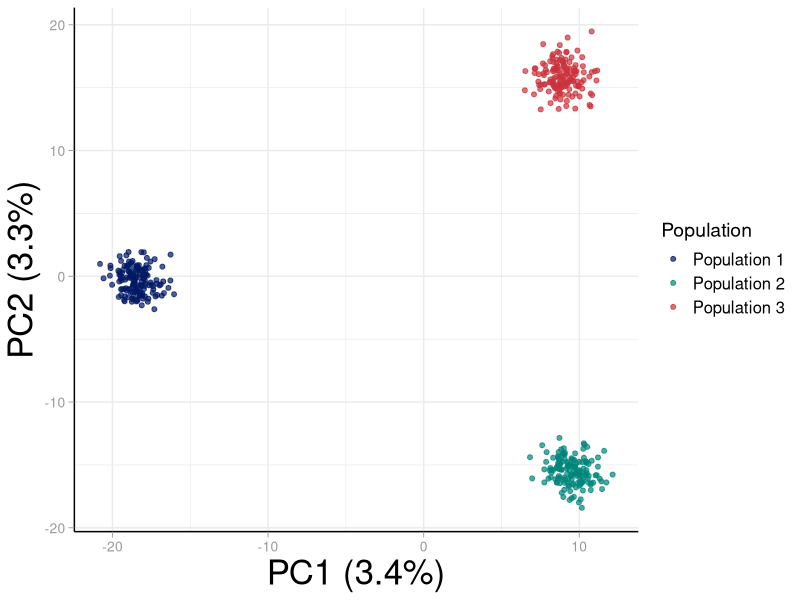

Write R code to recreate this figure.
library(ggplot2)

set.seed(42)

# --- Simulation parameters ---
N_per_pop <- 150          # individuals per population
M         <- 5000         # number of SNPs
n_pops    <- 3            # number of ancestral populations
N         <- N_per_pop * n_pops

# --- Simulate ancestral allele frequencies ---
# Base frequencies drawn uniformly, then shifted per population
# to create differentiated allele frequency profiles (mimicking Fst ~ 0.05)
base_freq <- runif(M, 0.1, 0.9)
Fst <- 0.05

# For each population, draw allele frequencies from a Beta distribution
# centered on the base frequency with dispersion governed by Fst
pop_freqs <- matrix(NA, nrow = n_pops, ncol = M)
for (k in 1:n_pops) {
  a <- base_freq * (1 - Fst) / Fst
  b <- (1 - base_freq) * (1 - Fst) / Fst
  pop_freqs[k, ] <- rbeta(M, a, b)
  # Clamp to avoid 0/1
  pop_freqs[k, ] <- pmin(pmax(pop_freqs[k, ], 0.01), 0.99)
}

# --- Simulate genotypes (additive coding: 0, 1, 2) ---
G <- matrix(NA, nrow = N, ncol = M)
pop_labels <- rep(c("Population 1", "Population 2", "Population 3"), each = N_per_pop)

for (k in 1:n_pops) {
  rows <- ((k - 1) * N_per_pop + 1):(k * N_per_pop)
  for (j in 1:M) {
    G[rows, j] <- rbinom(N_per_pop, size = 2, prob = pop_freqs[k, j])
  }
}

# --- PCA on the centred and scaled genotype matrix ---
G_scaled <- scale(G, center = TRUE, scale = TRUE)
# Remove SNPs with zero variance (monomorphic after simulation)
keep <- apply(G_scaled, 2, function(col) !any(is.nan(col)))
G_scaled <- G_scaled[, keep]

pca <- prcomp(G_scaled, center = FALSE, scale. = FALSE)

# Proportion of variance explained
var_explained <- (pca$sdev^2 / sum(pca$sdev^2)) * 100

df <- data.frame(
  PC1 = pca$x[, 1],
  PC2 = pca$x[, 2],
  Population = pop_labels
)

# --- Plot ---
pop_colours <- c(
  "Population 1" = "#001965",
  "Population 2" = "#00857C",
  "Population 3" = "#CB333B"
)

PCAPlot <- ggplot(df, aes(x = PC1, y = PC2, colour = Population)) +
  geom_point(size = 1.4, alpha = 0.7) +
  scale_colour_manual(values = pop_colours) +
  xlab(paste0("PC1 (", round(var_explained[1], 1), "%)")) +
  ylab(paste0("PC2 (", round(var_explained[2], 1), "%)")) +
  theme_minimal() +
  theme(
    axis.title   = element_text(size = 25),
    axis.text.y  = element_text(size = 10, color = "grey60"),
    axis.text.x  = element_text(size = 10, color = "grey60"),
    axis.ticks.y = element_line(size = 0.3, color = "grey60"),
    axis.ticks.x = element_line(size = 0.3, color = "grey60"),
    axis.ticks.length = unit(0.15, "cm"),
    axis.line.x = element_line(linewidth = 0.5, color = "black"),
    axis.line.y = element_line(linewidth = 0.5, color = "black"),
    legend.title = element_text(size = 14),
    legend.text  = element_text(size = 12),
    legend.position = "right"
  ) 

# --- Save ---
SavePlot <- function(filename, plotname, folder = "Plots/") {
  if (!dir.exists(folder)) dir.create(folder, recursive = TRUE)
  full_path <- paste0(folder, filename)
  ggsave(full_path, plot = plotname, bg = "white", width = 13, height = 6, dpi = "retina")
}

SavePlot("PCA_population_structure.png", PCAPlot)
